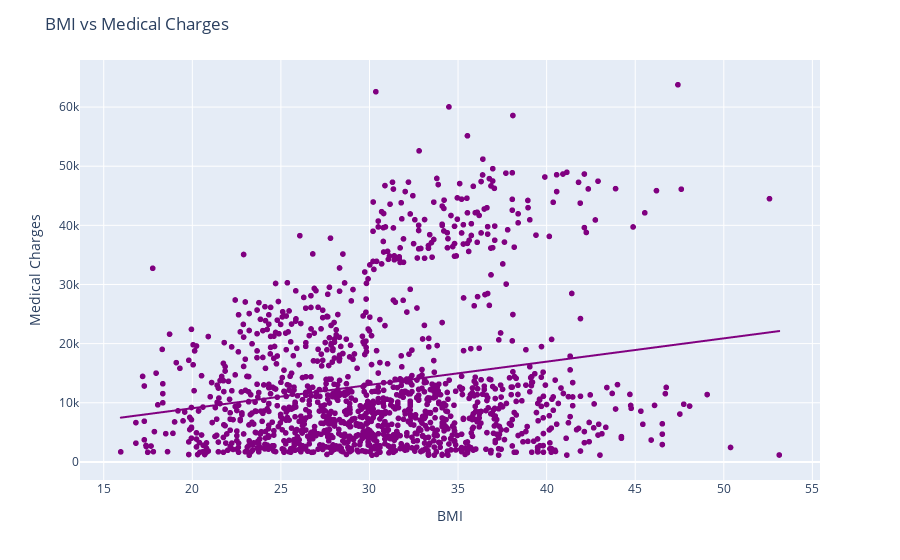

Notebook cell for this chart:
### Code cell
figure = px.scatter(medi_ds, x='bmi', y='charges', trendline='ols')

figure.update_traces(marker=dict(color='purple'))
figure.update_layout(
    title='BMI vs Medical Charges',
    xaxis_title='BMI',
    yaxis_title='Medical Charges'
)

figure.show()

### Figure 1 — Plotly figure (JSON) as saved in the notebook; plotly's stock layout.template omitted (floating-point values rounded to 4 significant figures; data arrays with more than 128 entries replaced by an {"elided": "..."} marker saying what was removed)
{"data": [{"hovertemplate": "bmi=%{x}<br>charges=%{y}<extra></extra>", "legendgroup": "", "marker": {"color": "purple", "symbol": "circle"}, "mode": "markers", "name": "", "showlegend": false, "type": "scattergl", "x": {"elided": "1338 float values"}, "xaxis": "x", "y": {"elided": "1338 float values"}, "yaxis": "y"}, {"hovertemplate": "<b>OLS trendline</b><br>charges = 393.873 * bmi + 1192.94<br>R<sup>2</sup>=0.039339<br><br>bmi=%{x}<br>charges=%{y} <b>(trend)</b><extra></extra>", "legendgroup": "", "marker": {"color": "purple", "symbol": "circle"}, "mode": "lines", "name": "", "showlegend": false, "type": "scattergl", "x": {"elided": "1338 float values"}, "xaxis": "x", "y": {"elided": "1338 float values"}, "yaxis": "y"}], "layout": {"legend": {"tracegroupgap": 0}, "margin": {"t": 60}, "title": {"text": "BMI vs Medical Charges"}, "xaxis": {"anchor": "y", "domain": [0, 1], "title": {"text": "BMI"}}, "yaxis": {"anchor": "x", "domain": [0, 1], "title": {"text": "Medical Charges"}}}}
